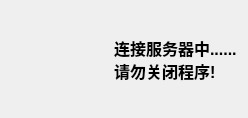
<?xml version="1.0" encoding="UTF-8"?>
<ui version="4.0">
 <class>ConnectServerWinClass</class>
 <widget class="QMainWindow" name="ConnectServerWinClass">
  <property name="geometry">
   <rect>
    <x>0</x>
    <y>0</y>
    <width>248</width>
    <height>118</height>
   </rect>
  </property>
  <property name="sizePolicy">
   <sizepolicy hsizetype="Fixed" vsizetype="Fixed">
    <horstretch>0</horstretch>
    <verstretch>0</verstretch>
   </sizepolicy>
  </property>
  <property name="windowTitle">
   <string>提示</string>
  </property>
  <widget class="QWidget" name="centralWidget">
   <layout class="QHBoxLayout" name="horizontalLayout">
    <item>
     <widget class="QLabel" name="label">
      <property name="sizePolicy">
       <sizepolicy hsizetype="Preferred" vsizetype="Preferred">
        <horstretch>0</horstretch>
        <verstretch>0</verstretch>
       </sizepolicy>
      </property>
      <property name="minimumSize">
       <size>
        <width>0</width>
        <height>0</height>
       </size>
      </property>
      <property name="maximumSize">
       <size>
        <width>100</width>
        <height>100</height>
       </size>
      </property>
      <property name="text">
       <string/>
      </property>
      <property name="pixmap">
       <pixmap resource="../resources/res.qrc">:/pictures/poster.png</pixmap>
      </property>
      <property name="scaledContents">
       <bool>true</bool>
      </property>
     </widget>
    </item>
    <item>
     <widget class="QLabel" name="lab_msg">
      <property name="font">
       <font>
        <pointsize>12</pointsize>
        <bold>true</bold>
       </font>
      </property>
      <property name="text">
       <string>连接服务器中......
请勿关闭程序!</string>
      </property>
     </widget>
    </item>
   </layout>
  </widget>
 </widget>
 <layoutdefault spacing="6" margin="11"/>
 <resources>
  <include location="../resources/res.qrc"/>
 </resources>
 <connections/>
</ui>
